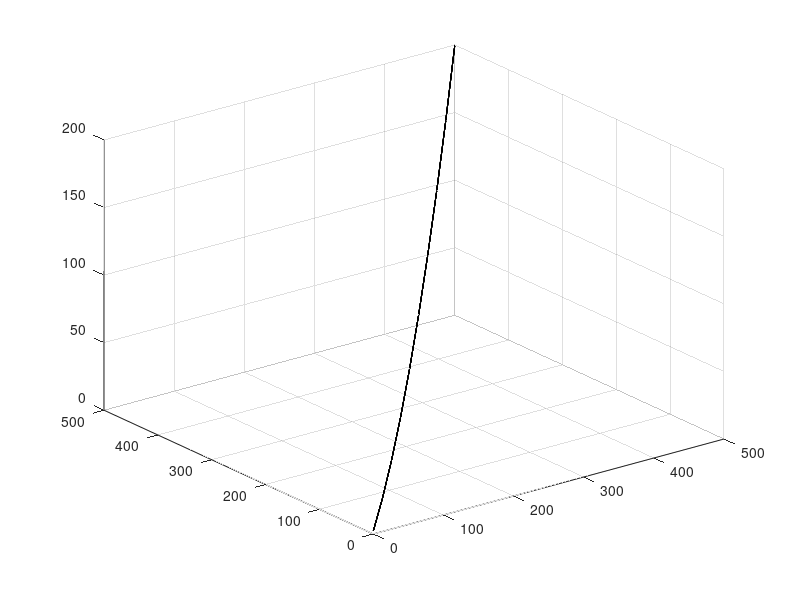

The MATLAB script that drew this image:
clear; close all; fclose all; clc;
a=1;
b=1;
c=1;
z=[0,0,0,0,0,0,0,0,0,0];
d=1;
x=linspace(1,500,10);
y=linspace(1,500,10);
while (c<=10)
    z(c)=a^2+b^2;
    a=a+1;
    b=b+1;
    c=c+1;
end

% while (d<=10)
%    

    [X,Y,Z] = meshgrid(1:0.5:10,1:20,1:20);
    X1=repmat(x,10,1);
    Y1=repmat(y,10,1);
    Z1=repmat(z,10,1);
    surf(X1,Y1,Z1);
%     surf(x(d),y(d),z(d))
%     d=d+1;
%     colorbar
%     
% end

    
    

